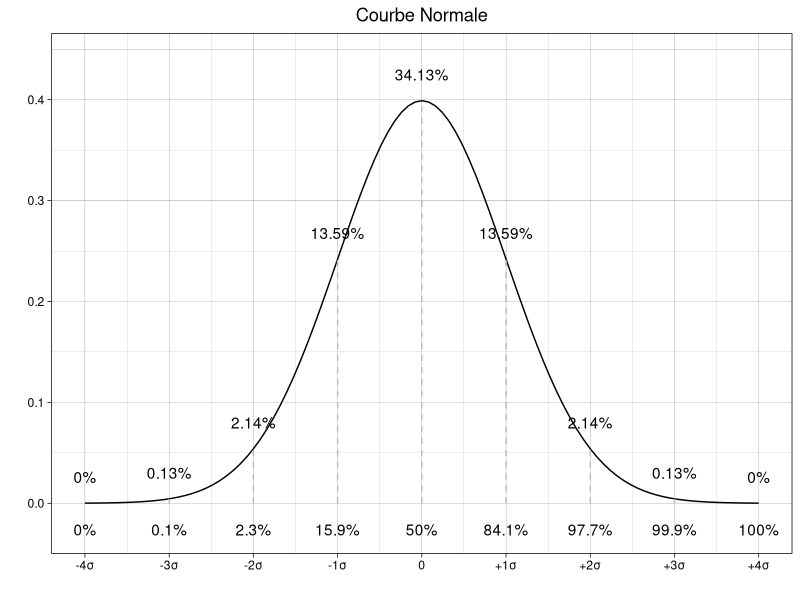

R code for this plot:
## ---- chunk 1
#| echo: false
# Chargement des bibliothèques nécessaires
library(ggplot2)

# Définition des données pour les annotations
data <- data.frame(
  x = c(-4, -3, -2, -1, 0, 1, 2, 3, 4),
  label = c("-4σ", "-3σ", "-2σ", "-1σ", "0", "+1σ", "+2σ", "+3σ", "+4σ"),
  pct = c(0, 0.13, 2.14, 13.59, 34.13, 13.59, 2.14, 0.13, 0),
  cumulative_pct = c(0, 0.1, 2.3, 15.9, 50, 84.1, 97.7, 99.9, 100)
)

# Création de la courbe normale
ggplot(data.frame(x = c(-4, 4)), aes(x = x)) +
  stat_function(fun = dnorm, args = list(mean = 0, sd = 1), color = "black") +
  geom_segment(aes(x = x, xend = x, y = 0, yend = dnorm(x, mean = 0, sd = 1)), 
               data = data, linetype = "dashed", color = "gray") +
  geom_text(aes(x = x, y = dnorm(x, mean = 0, sd = 1) + 0.02, label = paste0(pct, "%")), data = data, vjust = 0) +
  geom_text(aes(x = x, y = -0.02, label = paste0(cumulative_pct, "%")), data = data, vjust = 1) +
  geom_text(aes(x = x, y = -0.05, label = label), data = data, vjust = 1) +
  scale_x_continuous(breaks = data$x, labels = data$label) +
  scale_y_continuous(expand = expansion(mult = c(0, 0.1))) +
  labs(title = "Courbe Normale", x = "", y = "") +
  theme_linedraw() +
  theme(
    plot.background = element_rect(fill = "transparent"),
    panel.background = element_rect(fill = "transparent", color = NA),
    plot.title = element_text(hjust = 0.5)
  )
